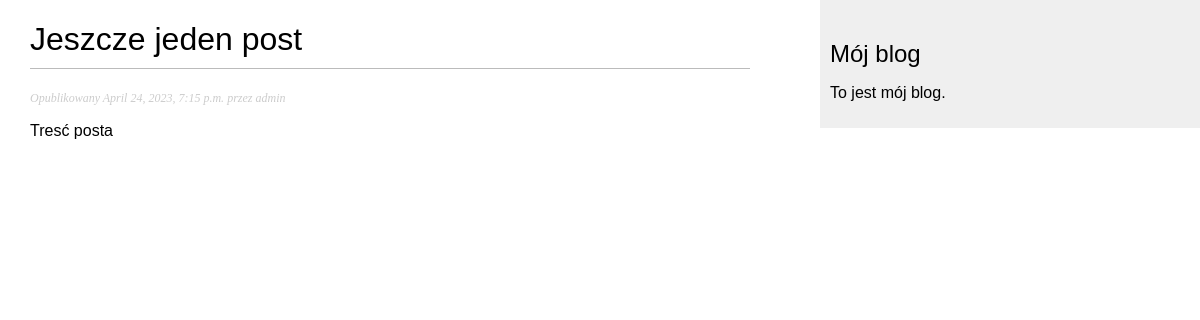
Page /blog/2023/04/24/one-more-post/ on the committed database.
### blog/models.py (models this page shows, shortened)
class Post(models.Model):
    STATUS_CHOICES = (
        ('draft', 'Draft'),
        ('published', 'Published'),
    )
    title = models.CharField(max_length=250)
    slug = models.SlugField(max_length=250,
                            unique_for_date='publish')
    author = models.ForeignKey(User,
                               on_delete=models.CASCADE,
                               related_name='blod_posts')
    body = models.TextField()
    publish = models.DateTimeField(default=timezone.now)
    created = models.DateTimeField(auto_now_add=True)
    updated = models.DateTimeField(auto_now=True)
    status = models.CharField(max_length=10,
                              choices=STATUS_CHOICES,
                              default='draft')
    objects = models.Manager()
    published = PublishedManager()
    class Meta:
        ordering = ('-publish',)

### blog/views.py (the view)
# urls.py: path('<int:year>/<int:month>/<int:day>/<slug:post>/', views.post_details, name='post_details'),
def post_details(request, year, month, day, post):
    post = get_object_or_404(Post, slug=post,
                             status='published',
                             publish__year = year,
                             publish__month = month,
                             publish__day = day)
    return render(request,
                  'blog/post/detail.html',
                  {'post':post})

### blog/templates/blog/post/detail.html (shortened to what this page needs)
{% extends "blog/base.html" %}
{% block content %}
<h1>{{ post.title }}</h1>
<p class="date">
    Opublikowany {{ post.publish }} przez {{ post.author }}
</p>
{{ post.body|linebreaks }}
{% endblock %}

### blog/static/css/blog.css (style rules this page uses)
body { margin:0; padding:0; font-family:helvetica, sans-serif; }
h1 { font-weight:normal; border-bottom:1px solid #bbb; padding:0 0 10px 0; }
p.date { color:#ccc; font-family: georgia, serif; font-size: 12px; font-style: italic; }

### rows in the picture
Post: title "Jeszcze jeden post", publish "April 24, 2023, 7:15 p.m.", author "admin", body "Tresć posta"
